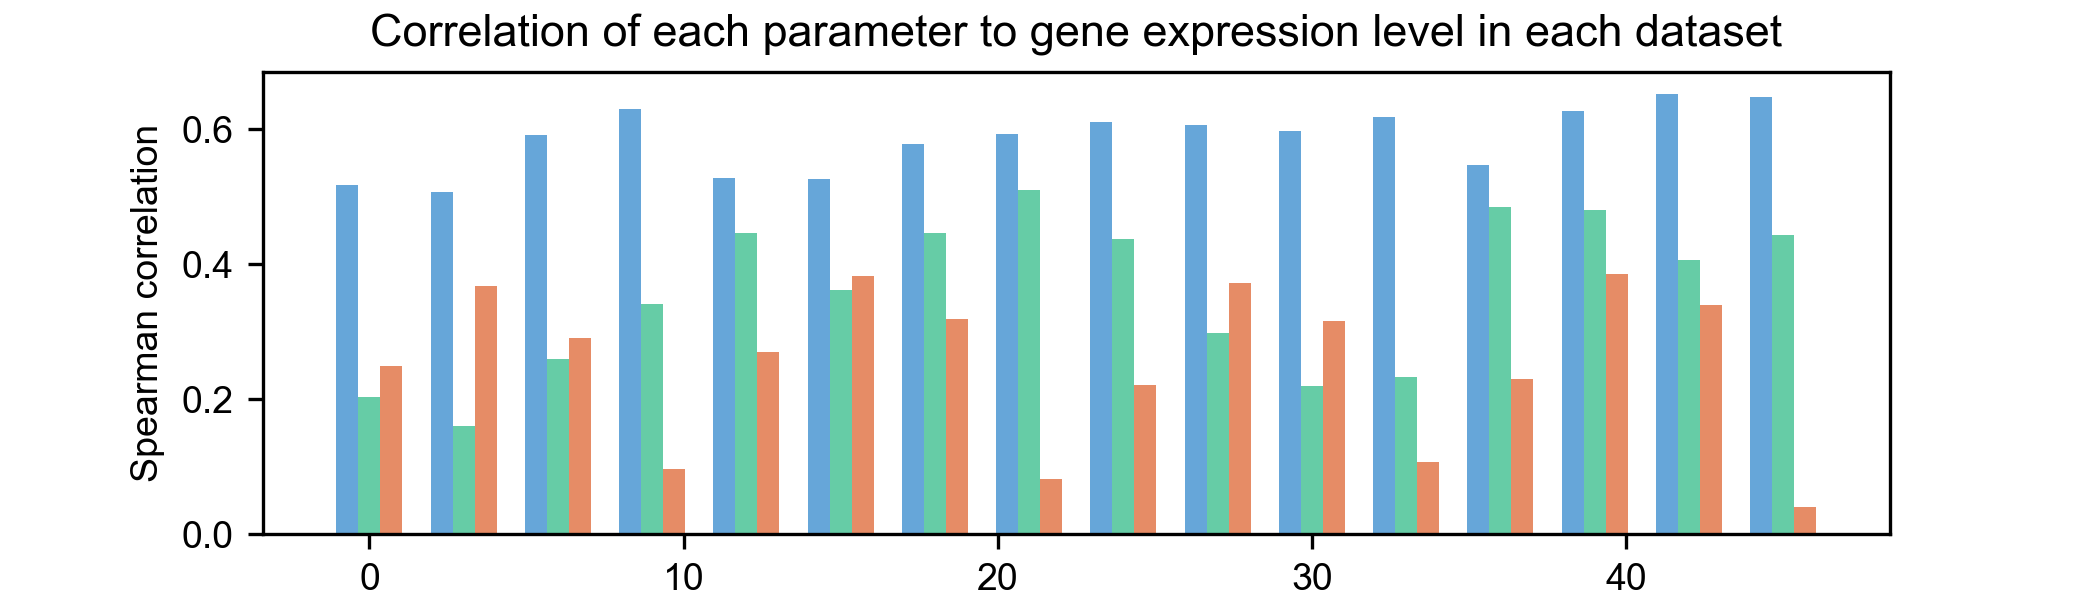

Python code for this plot:
import os
import sys
import numpy as np
import matplotlib.pyplot as plt

def savetxt(filename,x):
    np.savetxt(filename,x,delimiter = '\t',fmt='%s')

################
#get data
SDOA = []
DS = []
AP = []

f = open("./3.1-get_spearman_corr_SDOA_vs_exp/1-result_spearman_corr_SDOA_vs_exp")   		
lines=f.readlines() 
nrow = len(lines)					
for i in range(len(lines)):
    L = lines[i].strip().split('\t')
    SDOA.append(float(L[2]))
f.close()
f = open("./3.2-get_spearman_corr_Ds_vs_exp/1-result_spearman_corr_Dscore_vs_exp")   		
lines=f.readlines() 
nrow = len(lines)					
for i in range(len(lines)):
    L = lines[i].strip().split('\t')
    DS.append(float(L[2]))
f.close()

f = open("./3.3-get_spearman_corr_AP_vs_exp/1-result_spearman_corr_AP_vs_exp")   		
lines=f.readlines() 
nrow = len(lines)					
for i in range(len(lines)):
    L = lines[i].strip().split('\t')
    AP.append(float(L[2]))
f.close()

#plot
colors =[[0.4,0.65,0.85],
[0.4,0.8,0.65],
[0.9,0.55,0.4]]


plt.figure(figsize=(7, 2), dpi=300)

plt.rc('font',family='Arial')
plt.rc('font',size = 9)


plt.bar([i*3-0.7 for i in range(16)], SDOA, color = colors[0],  width = 0.7)
plt.bar([i*3 for i in range(16)], DS, color = colors[1], width = 0.7)
plt.bar([i*3+0.7 for i in range(16)], AP, color = colors[2], width = 0.7)

plt.title("Correlation of each parameter to gene expression level in each dataset")
plt.ylabel("Spearman correlation")
plt.savefig("./4-barplot.png")
plt.savefig("./4-barplot.eps")

print("SDOA:",SDOA)
print("DS:",DS)
print("AP:",AP)